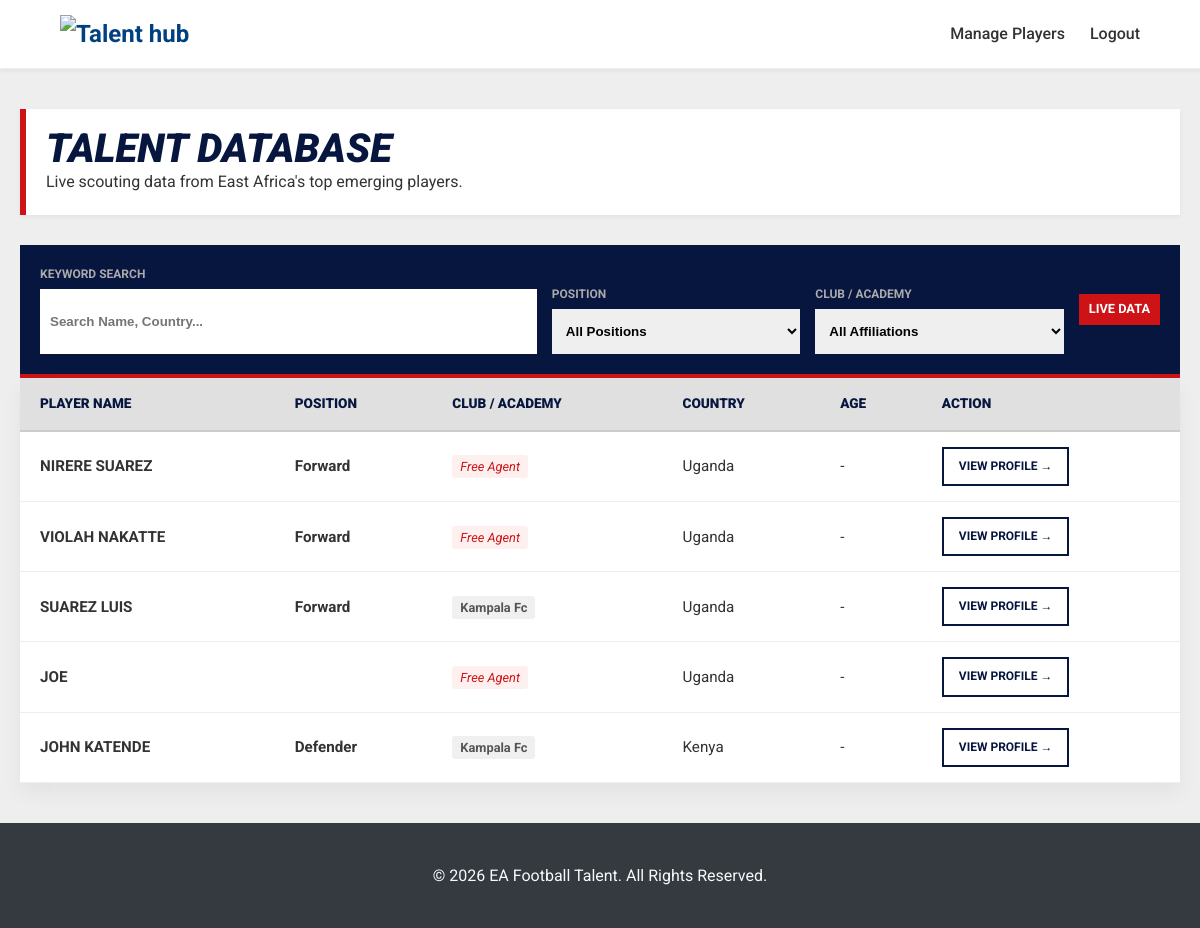
Page /discover/ (signed in) on the committed database.
### core/models.py (models this page shows, shortened)
class PlayerProfile(models.Model):
    user = models.OneToOneField(CustomUser, on_delete=models.CASCADE, primary_key=True)
    country = models.CharField(max_length=100)
    position = models.CharField(max_length=50)
    date_of_birth = models.DateField()
    bio = models.TextField(blank=True, null=True)
    club = models.ForeignKey(ClubProfile, on_delete=models.SET_NULL, null=True, blank=True, related_name='players')
    academy = models.ForeignKey(AcademyProfile, on_delete=models.SET_NULL, null=True, blank=True, related_name='players')

class CustomUser(AbstractUser):
    USER_TYPE_CHOICES = (
        ('player', 'Player'),
        ('club', 'Club'),
        ('academy', 'Academy'),
    )
    user_type = models.CharField(max_length=10, choices=USER_TYPE_CHOICES)

class ClubProfile(models.Model):
    user = models.OneToOneField(CustomUser, on_delete=models.CASCADE, primary_key=True)
    club_name = models.CharField(max_length=200)
    country = models.CharField(max_length=100)
    region = models.CharField(max_length=100)
    description = models.TextField(blank=True, null=True)

### core/views.py (the view)
# urls.py: path('discover/', discover_talents, name='discover_talents'),
def discover_talents(request):
    players = PlayerProfile.objects.all().select_related('user', 'club', 'academy')
    positions = PlayerProfile.objects.values_list('position', flat=True).distinct().order_by('position')
    clubs = ClubProfile.objects.values_list('club_name', flat=True).distinct()
    academies = AcademyProfile.objects.values_list('academy_name', flat=True).distinct()
    affiliations = sorted(list(clubs) + list(academies))
    context = {
        'players': players,
        'positions': positions,
        'affiliations': affiliations,
    }
    return render(request, 'discover_talents.html', context)

### core/templates/discover_talents.html (shortened to what this page needs)
{% extends 'base.html' %}
{% load static %}
{% block content %}
<div class="discover-container">
    <div class="page-header">
        <h2>Talent Database</h2>
        <p>Live scouting data from East Africa's top emerging players.</p>
    </div>
    <div class="filter-section">
        <div class="filter-group search-input">
            <label for="search-filter">Keyword Search</label>
            <input type="text" id="search-filter" class="filter-control" placeholder="Search Name, Country...">
        </div>
        <div class="filter-group">
            <label for="position-filter">Position</label>
            <select id="position-filter" class="filter-control">
                <option value="">All Positions</option>
            </select>
        </div>
        <div class="filter-group">
            <label for="affiliation-filter">Club / Academy</label>
            <select id="affiliation-filter" class="filter-control">
                <option value="">All Affiliations</option>
            </select>
        </div>
        <span class="live-badge">LIVE DATA</span>
    </div>
    <div class="table-container">
        <table class="player-table">
            <thead>
            <tr>
                <th data-column="name" class="sortable">Player Name</th>
                <th data-column="position" class="sortable">Position</th>
                <th data-column="affiliation" class="sortable">Club / Academy</th>
                <th data-column="country" class="sortable">Country</th>
                <th data-column="age" class="sortable">Age</th>
                <th>Action</th>
            </tr>
            </thead>
            <tbody id="player-table-body">
            {% for player in players %}
            <tr class="player-row"
                data-position="{{ player.position }}"
                data-affiliation="{% if player.club %}{{ player.club.club_name }}{% elif player.academy %}{{ player.academy.academy_name }}{% else %}Free Agent{% endif %}">
                <td class="player-name-cell">{{ player.user.get_full_name|default:player.user.username }}</td>
                <td><strong>{{ player.position }}</strong></td>
                <td>
                    {% if player.club %}
                    <span class="affiliation-badge">{{ player.club.club_name }}</span>
                    {% elif player.academy %}
                    <span class="affiliation-badge">{{ player.academy.academy_name }}</span>
                    {% else %}
                    <span class="affiliation-badge free-agent">Free Agent</span>
                    {% endif %}
                </td>
                <td>{{ player.country }}</td>
                <td>{{ player.age|default:'-' }}</td>
                <td>
                    <a href="{% url 'player_detail' player.pk %}" class="btn-view">View Profile &rarr;</a>
                </td>
            </tr>
            {% empty %}
            <tr class="empty-state-row">
                <td colspan="6" style="text-align: center; padding: 50px;">No players match your current criteria.</td>
            </tr>
            {% endfor %}
            </tbody>
        </table>
    </div>
</div>
{% endblock %}

### core/static/style.css (style rules this page uses)
body, h1, h2, h3, p, ul, form { margin: 0; padding: 0; }
body { font-family: 'Poppins', sans-serif; background-color: #f8f9fa; color: #333; line-height: 1.6; }

### core/templates/discover_talents.html (style rules this page uses)
:root { --sky-blue: #06163F; --sky-blue-light: #1a2c5e; --sky-red: #CD1316; --sky-red-hover: #a00f11; --sky-gray: #f4f4f4; --text-dark: #111; --white: #ffffff; }
body { background-color: #eee; font-family: 'Roboto', sans-serif; }
.discover-container { max-width: 1200px; margin: 40px auto; padding: 0 20px; }
.page-header { margin-bottom: 30px; border-left: 6px solid var(--sky-red); padding: 20px; background: white; box-shadow: 0 2px 5px rgba(0,0,0,0.05); }
.page-header h2 { margin: 0; font-size: 2.5rem; font-weight: 900; text-transform: uppercase; color: var(--sky-blue); font-style: italic; line-height: 1; }
.filter-section { background-color: var(--sky-blue); padding: 20px; display: flex; flex-wrap: wrap; gap: 15px; align-items: flex-end; border-bottom: 4px solid var(--sky-red); }
.filter-group { display: flex; flex-direction: column; flex: 1; min-width: 200px; }
.filter-group label { color: #aaa; font-size: 0.75rem; font-weight: 700; text-transform: uppercase; margin-bottom: 5px; }
.filter-control { padding: 10px; border: none; border-radius: 0; font-weight: 700; height: 45px; }
.search-input { flex: 2; min-width: 300px; }
.live-badge { background: var(--sky-red); color: white; padding: 5px 10px; font-weight: bold; font-size: 0.8rem; text-transform: uppercase; height: fit-content; align-self: center; animation: pulse 2s infinite; }
.table-container { background: white; overflow-x: auto; box-shadow: 0 10px 20px rgba(0,0,0,0.05); }
.player-table { width: 100%; border-collapse: collapse; min-width: 900px; }
.player-table thead { background-color: #e0e0e0; }
.player-table th { text-align: left; padding: 15px 20px; font-size: 0.85rem; font-weight: 900; text-transform: uppercase; color: var(--sky-blue); border-bottom: 2px solid #ccc; cursor: pointer; }
.player-table td { padding: 15px 20px; border-bottom: 1px solid #eee; color: #333; font-size: 0.95rem; }
.player-name-cell { font-weight: 700; color: var(--sky-blue); text-transform: uppercase; }
.affiliation-badge { font-size: 0.8rem; padding: 4px 8px; background: #f0f0f0; border-radius: 3px; color: #555; font-weight: 700; }
.free-agent { color: var(--sky-red); font-style: italic; font-weight: normal; background: #fff0f0; }
.btn-view { display: inline-block; padding: 8px 15px; background-color: white; color: var(--sky-blue); border: 2px solid var(--sky-blue); text-decoration: none; font-weight: 700; text-transform: uppercase; font-size: 0.75rem; transition: all 0.2s; }

### rows in the picture
PlayerProfile: user.get_full_name "NIRERE SUAREZ", position "Forward", shows "Free Agent", country "Uganda", age "-"
PlayerProfile: user.get_full_name "VIOLAH NAKATTE", position "Forward", shows "Free Agent", country "Uganda", age "-"
PlayerProfile: user.get_full_name "SUAREZ LUIS", position "Forward", club.club_name "Kampala Fc", country "Uganda", age "-"
PlayerProfile: user.get_full_name "JOE", shows "Free Agent", country "Uganda", age "-"
PlayerProfile: user.get_full_name "JOHN KATENDE", position "Defender", club.club_name "Kampala Fc", country "Kenya", age "-"
